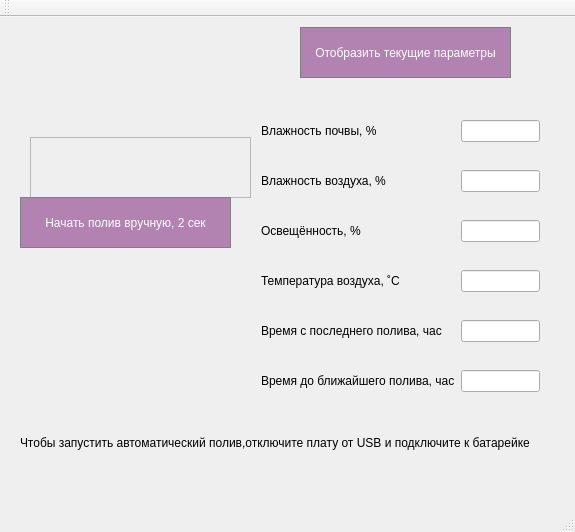
<?xml version="1.0" encoding="UTF-8"?>
<ui version="4.0">
 <class>MainWindow</class>
 <widget class="QMainWindow" name="MainWindow">
  <property name="geometry">
   <rect>
    <x>0</x>
    <y>0</y>
    <width>575</width>
    <height>532</height>
   </rect>
  </property>
  <property name="windowTitle">
   <string>MainWindow</string>
  </property>
  <property name="styleSheet">
   <string notr="true">div {
	background-image: url(:/img/background.png);
	opacity = 07.5;
}</string>
  </property>
  <widget class="QWidget" name="centralWidget">
   <widget class="QPushButton" name="pushButton_monitoring">
    <property name="geometry">
     <rect>
      <x>300</x>
      <y>10</y>
      <width>211</width>
      <height>51</height>
     </rect>
    </property>
    <property name="styleSheet">
     <string notr="true">QPushButton {
	background-color: rgb(178, 130, 176);
	color: white;
	border: 1px solid gray;
}

QPushButton:pressed {
	background-color: qlineargradient(x1: 0, y1: 0, x2: 0, y2: 1,
									stop: 0 #9b75f6, stop: 1 #b89cfc);
}</string>
    </property>
    <property name="text">
     <string>Отобразить текущие параметры</string>
    </property>
   </widget>
   <widget class="QLabel" name="label">
    <property name="geometry">
     <rect>
      <x>20</x>
      <y>410</y>
      <width>551</width>
      <height>31</height>
     </rect>
    </property>
    <property name="styleSheet">
     <string notr="true">border-top-color: rgb(255, 255, 127);</string>
    </property>
    <property name="text">
     <string>Чтобы запустить автоматический полив,отключите плату от USB и подключите к батарейке</string>
    </property>
   </widget>
   <widget class="QFrame" name="frame">
    <property name="geometry">
     <rect>
      <x>30</x>
      <y>120</y>
      <width>221</width>
      <height>61</height>
     </rect>
    </property>
    <property name="frameShape">
     <enum>QFrame::StyledPanel</enum>
    </property>
    <property name="frameShadow">
     <enum>QFrame::Raised</enum>
    </property>
   </widget>
   <widget class="QPushButton" name="pushButton_start_manual_irrigation">
    <property name="geometry">
     <rect>
      <x>20</x>
      <y>180</y>
      <width>211</width>
      <height>51</height>
     </rect>
    </property>
    <property name="whatsThis">
     <string>&lt;html&gt;&lt;head/&gt;&lt;body&gt;&lt;p&gt;Проверка насоса&lt;/p&gt;&lt;/body&gt;&lt;/html&gt;</string>
    </property>
    <property name="styleSheet">
     <string notr="true">QPushButton {
	background-color: rgb(178, 130, 176);
	color: white;
	border: 1px solid gray;
}

QPushButton:pressed {
	background-color: qlineargradient(x1: 0, y1: 0, x2: 0, y2: 1,
									stop: 0 #9b75f6, stop: 1 #b89cfc);
}</string>
    </property>
    <property name="text">
     <string>Начать полив вручную, 2 сек</string>
    </property>
   </widget>
   <widget class="QWidget" name="layoutWidget">
    <property name="geometry">
     <rect>
      <x>250</x>
      <y>70</y>
      <width>301</width>
      <height>341</height>
     </rect>
    </property>
    <layout class="QGridLayout" name="gridLayout">
     <item row="4" column="0">
      <widget class="QLabel" name="label_last_irrigation">
       <property name="text">
        <string>Время с последнего полива, час</string>
       </property>
      </widget>
     </item>
     <item row="0" column="1">
      <widget class="QLineEdit" name="lineEdit_soil_humidity"/>
     </item>
     <item row="3" column="0">
      <widget class="QLabel" name="label_air_temp">
       <property name="text">
        <string>Температура воздуха, ˚C</string>
       </property>
      </widget>
     </item>
     <item row="4" column="1">
      <widget class="QLineEdit" name="lineEdit_last_irrigation"/>
     </item>
     <item row="3" column="1">
      <widget class="QLineEdit" name="lineEdit_air_temp"/>
     </item>
     <item row="0" column="0">
      <widget class="QLabel" name="label_soil_humidity">
       <property name="text">
        <string>Влажность почвы, %</string>
       </property>
      </widget>
     </item>
     <item row="1" column="0">
      <widget class="QLabel" name="label_air_humidity">
       <property name="text">
        <string>Влажность воздуха, %</string>
       </property>
      </widget>
     </item>
     <item row="2" column="1">
      <widget class="QLineEdit" name="lineEdit_light">
       <property name="text">
        <string/>
       </property>
      </widget>
     </item>
     <item row="2" column="0">
      <widget class="QLabel" name="label_light">
       <property name="text">
        <string>Освещённость, %</string>
       </property>
      </widget>
     </item>
     <item row="1" column="1">
      <widget class="QLineEdit" name="lineEdit_air_humidity"/>
     </item>
     <item row="5" column="0">
      <widget class="QLabel" name="label_time_to_future_irrigation">
       <property name="text">
        <string>Время до ближайшего полива, час</string>
       </property>
      </widget>
     </item>
     <item row="5" column="1">
      <widget class="QLineEdit" name="lineEdit_time_to_future_irrigation"/>
     </item>
    </layout>
   </widget>
   <zorder>pushButton_monitoring</zorder>
   <zorder>label</zorder>
   <zorder>frame</zorder>
   <zorder>layoutWidget</zorder>
   <zorder>pushButton_start_manual_irrigation</zorder>
  </widget>
  <widget class="QMenuBar" name="menuBar">
   <property name="geometry">
    <rect>
     <x>0</x>
     <y>0</y>
     <width>575</width>
     <height>21</height>
    </rect>
   </property>
  </widget>
  <widget class="QToolBar" name="mainToolBar">
   <attribute name="toolBarArea">
    <enum>TopToolBarArea</enum>
   </attribute>
   <attribute name="toolBarBreak">
    <bool>false</bool>
   </attribute>
  </widget>
  <widget class="QStatusBar" name="statusBar"/>
 </widget>
 <layoutdefault spacing="6" margin="11"/>
 <resources/>
 <connections/>
</ui>
